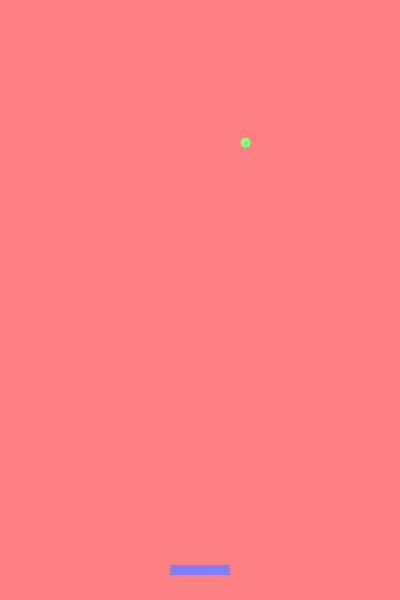
Frame 1 (no input)
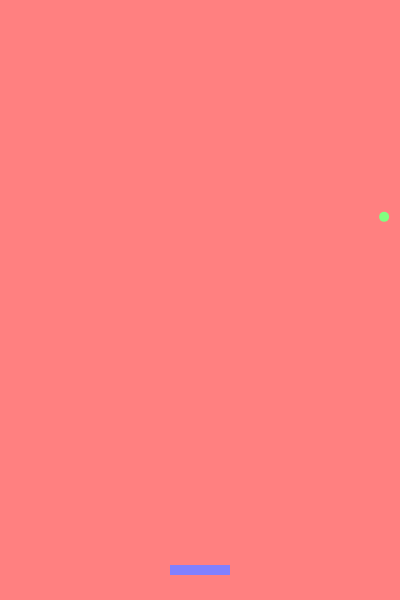
Frame 60 (no input)
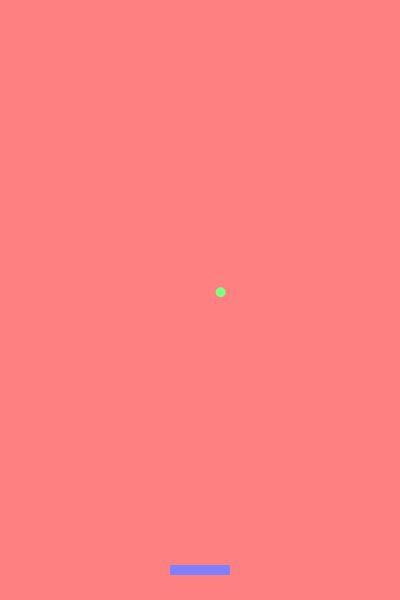
Frame 120 (the mouse pressed at the canvas centre since frame 60)

The p5.js sketch that drew these frames (run headless with seeded random() and noise() and a simulated clock; from frame 60 on, the mouse is pressed at the canvas centre):

// p5.js sketch
// ── sketch.js
const marg = 100 //margin around sides of canvas to not spawn ball
const topMarg = 300 //margin at top, leaves room for bricks

class Paddle{
  constructor(){
    this.position = createVector(width / 2, height - 30)
    this.xlen = 60
    this.ylen = 10
    this.moveSpeed = 2
  }

  display(){
    rectMode(CENTER)
    noStroke()
    fill(128, 128, 255)
    rect(this.position.x, this.position.y, this.xlen, this.ylen)
  }

  move(){
    if(keyCode == LEFT_ARROW && keyIsPressed){
      this.position.x -= this.moveSpeed
    }

    if(keyCode == RIGHT_ARROW && keyIsPressed){
      this.position.x += this.moveSpeed
    }
  }

  checkCollision(ball){


    let ballX = ball.position.x
    let ballY = ball.position.y

    let left = (this.position.x - (this.xlen / 2))
    let right = (this.position.x + (this.xlen / 2))

    let top = (this.position.y - (this.ylen / 2))
    let btm = (this.position.y + (this.ylen / 2))

    

    if(ballX > left - ball.radius && ballX < right + ball.radius && ballY > top - ball.radius && ballY < btm + ball.radius){
      
      if(ballX > left - (ball.radius * 2) && ballX < left && ballY > top - (ball.radius * 2) && ballY < top){ //left collision
        ball.velocity.x *= -1
        console.log("hit left")
      }else if(ballX > right && ballX < right + (ball.radius * 2) && ballY > top - (ball.radius * 2) && ballY < top){ //right collision
        ball.velocity.x *= -1
        console.log("hit right")
      }else if(ballX > left && ballX < right && ballY > top - (ball.radius * 2) && ballY < top){ //top collision
        ball.velocity.y *= -1
        console.log("hit top")
      }else if(ballX > left && ballX < right && ballY < btm + (ball.radius * 2) && ballY > btm){ //bottom collision
        ball.velocity.y *= -1
        console.log("hit bottom")
      }
      
    }
    
  }
}

class Ball{
  constructor(){
    this.position = createVector(random(marg, height - topMarg), random(marg, width - marg))
    this.defaultSpeed = 3
    this.velocity = createVector(random(5), random(5)).normalize().mult(this.defaultSpeed)
    
    this.radius = 5
  }

  display(){
    ellipseMode(RADIUS)
    noStroke()
    fill(128, 255, 128)
    ellipse(this.position.x, this.position.y, this.radius)
  }

  update(){
    this.position.add(this.velocity)
  }

  bounceEdges(){
    
    if(this.position.y > height - this.radius){
      this.position.y = height - this.radius
      this.velocity.y *= -1
    }else if(this.position.y < 0 + this.radius){
      this.position.y = 0 + this.radius
      this.velocity.y *= -1
    }
    
    if(this.position.x > width - this.radius){
      this.position.x = width - this.radius
      this.velocity.x *= -1
    }else if(this.position.x < 0 + this.radius){
      this.position.x = 0 + this.radius
      this.velocity.x *= -1
    }
  }
}

class Brick{

}

let paddle
let ball

function setup() {
  createCanvas(400, 600);
  paddle = new Paddle()
  ball = new Ball()
}

function draw() {
  background(255, 128, 128);

  paddle.move()

  ball.bounceEdges()
  paddle.checkCollision(ball)
  ball.update()
  ball.display()
  paddle.display()
}
